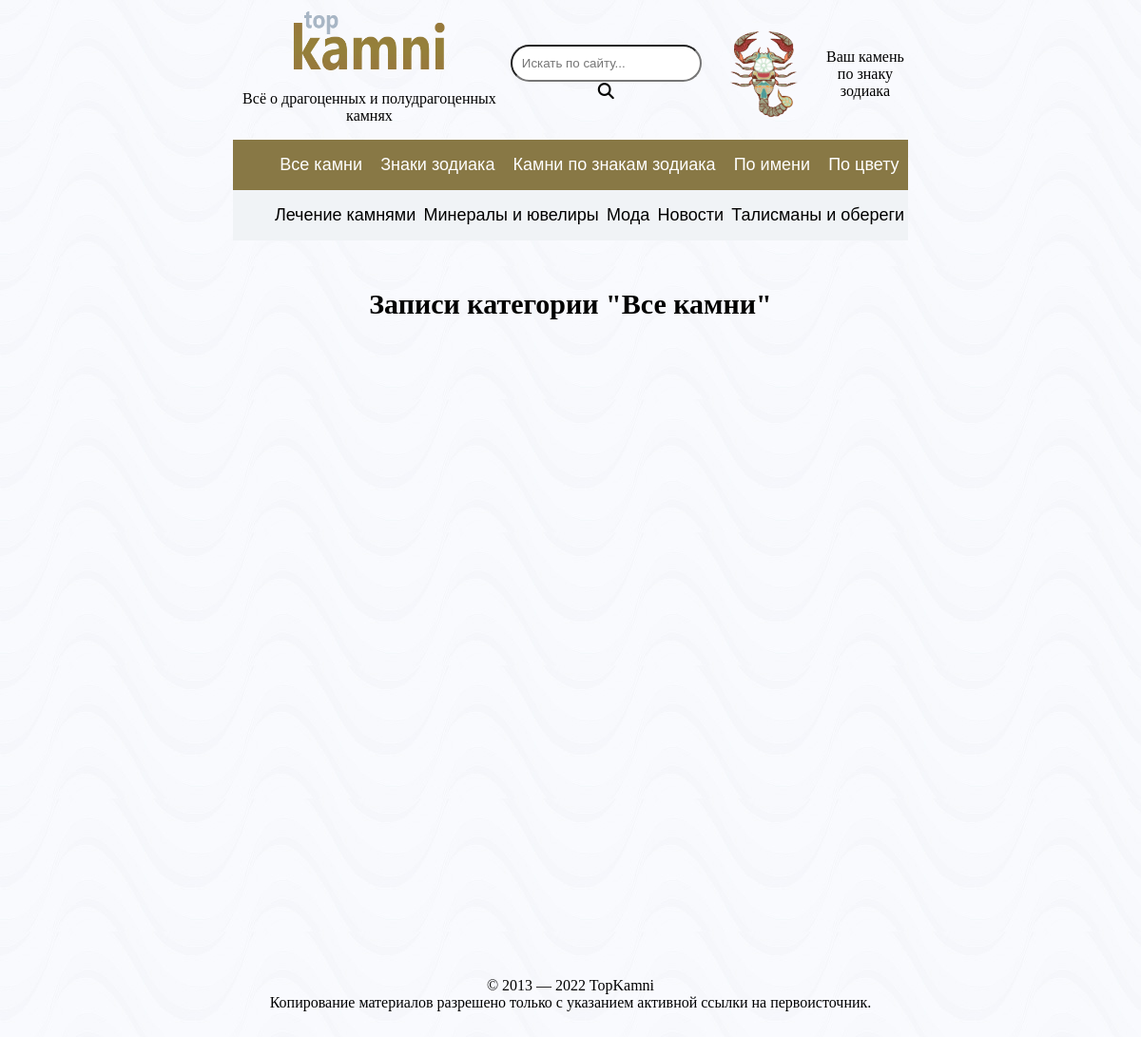
The page /category/kamni on the database its author committed.
### main/models.py (models this page shows)
class Category(models.Model):
    title = models.CharField(verbose_name='Название', max_length=255)
    slug = models.SlugField(verbose_name='Url', max_length=255, unique=True)
    is_show_in_main_navigation = models.BooleanField(verbose_name='В основной навигации', default=False)
    is_show_in_social_links = models.BooleanField(verbose_name='В доп. навигации', default=False)
    def __str__(self) -> str:
        return self.title
    def get_absolute_url(self):
        return reverse('category-detail', kwargs={'slug': self.slug})
    class Meta:
        verbose_name = 'Категория(ю)'
        verbose_name_plural = 'Категории'
        ordering = ['title']

### main/views.py (the view)
# urls.py: path('category/<str:slug>', NewsFromCategory.as_view(), name='category-detail'),
class NewsFromCategory(ListView):
    model = Post
    template_name = 'main/posts_from_category.html'
    context_object_name = 'posts'
    paginate_by = 5
    def get_context_data(self, *, object_list=None, **kwargs):
        context = super().get_context_data(**kwargs)
        slug = self.kwargs['slug']
        name_of_category = Category.objects.get(slug=slug)
        context['title'] = f'Записи категории "{name_of_category}"'
        updated_posts = []
        for post in context['posts']:
            post.content = post.content.replace('<h2>','<h4>').replace('</h2>','</h4>')
            updated_posts.append(post)
        context['posts'] = updated_posts
        return context

### main/templatetags/main_tags.py (called while the page is built)
@register.inclusion_tag('main/nav.html')
def show_categories():
    main_navigation = Category.objects.filter(is_show_in_main_navigation=True)
    social_links = Category.objects.filter(is_show_in_social_links=True)
    context = {
        'main_navigation': main_navigation,
        'social_links': social_links,
    }
    return context

### main/templates/main/posts_from_category.html
{% extends 'main/index.html' %}
{% block content %}
<h1>{{ title }}</h1>
{% endblock %}

### main/templates/main/index.html (shortened to what this page needs)
{% extends 'base.html' %}
{% block nav %}
{% load main_tags %}
{% show_categories %}
{% endblock %}

### templates/base.html (shortened to what this page needs)
{% load static %}
<!DOCTYPE html>
<html lang="en">
<head>
    <link rel="stylesheet" href="{% static 'css/style.css'%}" type="text/css">
</head>
<body>
    {% include 'inc/_header.html' %}
    {% block nav %}
    {% endblock %}
    <div class="site">
        <div class="content">
            {% block content %}
            {% endblock %}
        </div>
    </div>
    {% include 'inc/_footer.html' %}
</body>
</html>

### templates/inc/_header.html (shortened to what this page needs)
{% load static %}
<div class="site-branding">
        <div class="mylog">
            <a href="#" title="TopKamni">
                <img class="lazy loaded" src="{% static '/images/logo.png' %}" width="160" height="67" alt="TopKamni" data-was-processed="true">
            </a>
            <p class="site-description">Всё о драгоценных и полудрагоценных камнях</p>
        </div>
        <div class="mysearch">
            <form method="get" id="search">
                <input type="search" placeholder="Искать по сайту..." value="">
                <button type="submit"><i class="fa-solid fa-magnifying-glass"></i></button>
            </form>
        </div>
        <div class="mygr">
            <a href="/category/znak-zodiaka">
            <img class="lazy loaded" src="{% static '/images/rak-logo-removebg-preview.png' %}">
            Ваш камень <br>по знаку зодиака</a>
        </div>
</div>

### main/templates/main/nav.html
{% load static %}
<nav>
    <div class="main-navigation">
        <ul>
            {% for category in main_navigation %}
                <li><a href="{{ category.get_absolute_url }}">{{ category.title }}</a></li>
            {% endfor %}
        </ul>
    </div>
    <div class="social-links">
        <ul>
            {% for category in social_links %}
                <li><a href="{{ category.get_absolute_url }}">{{ category.title }}</a></li>
            {% endfor %}
        </ul>
    </div>
</nav>

### templates/inc/_footer.html
<footer class="site-footer">
        <div>© 2013 — 2022 TopKamni</div>
        <div>Копирование материалов разрешено только с указанием активной ссылки на первоисточник.</div>
</footer>

### mysite/static/css/style.css (style rules this page uses)
body { background: url(bg.png); }
h1 { font-size: 30px; text-align: center; margin-top: 50px; }
nav { display: flex; flex-direction: column; width: 60%; justify-content: center; text-align: center; margin: 0px 20%; min-width: 700px; font-family: Helvetica, "Trebuchet MS", Verdana, sans-serif; }
nav a { text-decoration: none; font-size: 18px; }
nav .main-navigation { background-color: #887845; -ms-user-select: none; -moz-user-select: none; -webkit-user-select: none; user-select: none; }
nav .main-navigation a { color: white; }
nav .social-links { background-color: #f0f3f6; -ms-user-select: none; -moz-user-select: none; -webkit-user-select: none; user-select: none; }
nav .social-links a { color: black; }
nav ul { display: flex; flex-direction: row; justify-content: space-around; }
nav ul li { display: block; }
.site-branding { display: flex; justify-content: space-around; justify-items: center; text-align: center; align-items: center; width: 60%; margin: 0px 20%; -ms-user-select: none; -moz-user-select: none; -webkit-user-select: none; user-select: none; }
.site-branding .mysearch form input { border-radius: 20px; padding: 10px; }
.site-branding .mysearch form button { transition: 0.3s; background-color: #88784500; border: none; font-size: 17px; }
.site-branding .mygr a { display: flex; align-items: center; }
.site-branding .mygr a { text-decoration: none; color: black; }
.site { margin: 0 auto; max-width: 1180px; min-height: 600px; padding: 0; }
.site .content { color: black; }
.site-footer { margin-top: 100px; padding: 25px; }
.site-footer div { text-align: center; }

### rows shown on the page
Category: title "Все камни"
Category: title "Знаки зодиака"
Category: title "Камни по знакам зодиака"
Category: title "По имени"
Category: title "По цвету"
Category: title "Лечение камнями"
Category: title "Минералы и ювелиры"
Category: title "Мода"
Category: title "Новости"
Category: title "Талисманы и обереги"

### other values the page prints
{{ title }} "Записи категории \"Все камни\""
